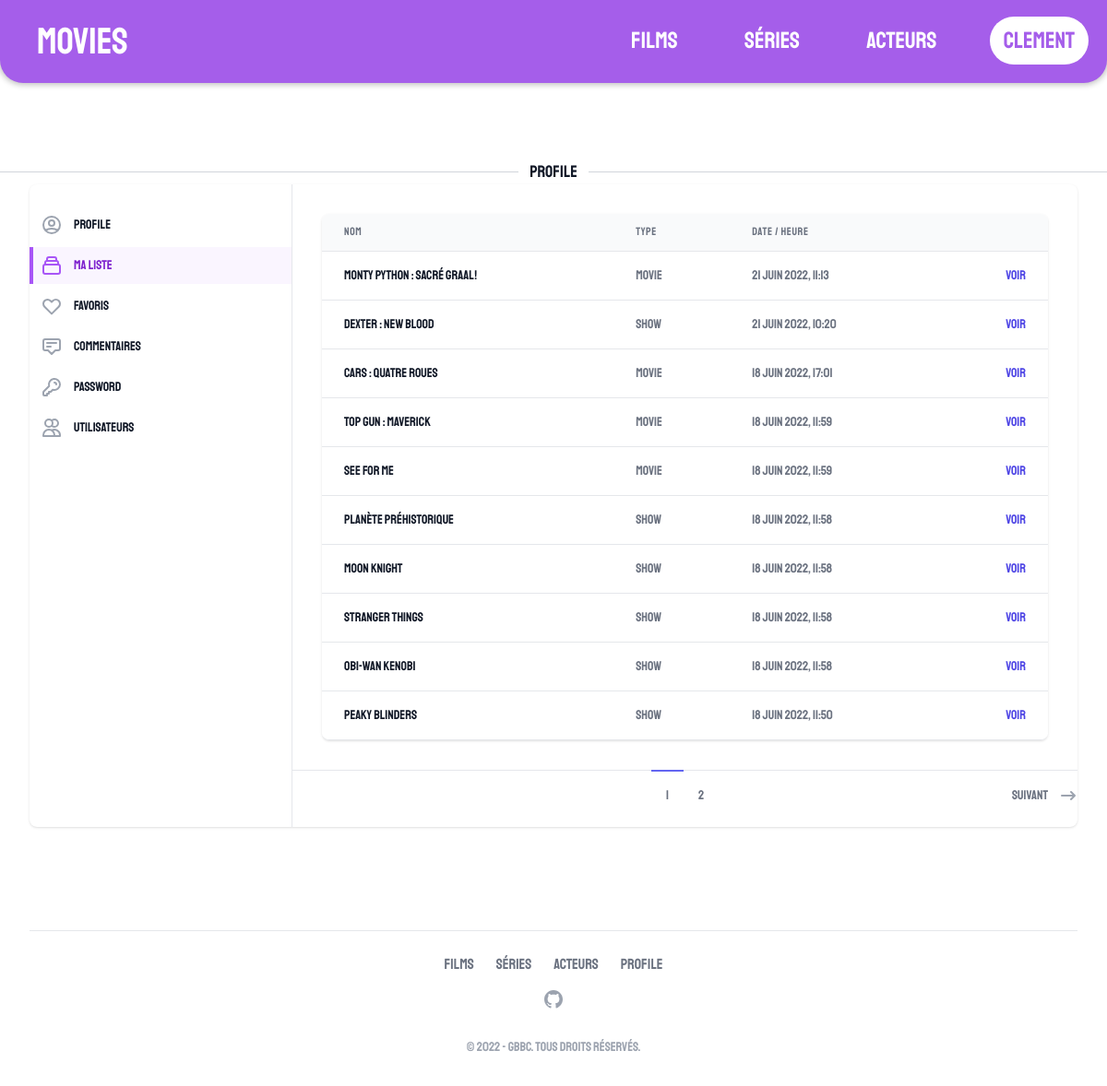
Screenshot of /dashboard/watchlist/ (signed in) with the database file from the repository.
### management/models.py (models this page shows, shortened)
class Watched(models.Model):
    user = models.ForeignKey(User, on_delete=models.CASCADE)
    name = models.CharField(max_length=200)
    media_id = models.IntegerField()
    media_type = models.CharField(max_length=5,choices=MediaType.choices,default=MediaType.Movie)
    pub_date = models.DateTimeField('date published',auto_now=True)
    class Meta:
        verbose_name = "Visionnage"
        verbose_name_plural = "Visionnés"

### management/views.py (the view)
class WatchlistPageView(ListView):
    template_name = TEMPLATE_BASE + 'account/watchlist.html'
    context_object_name = 'watched'
    paginate_by = 10
    def get_queryset(self):
        return Watched.objects.filter(user=self.request.user).order_by('-pub_date')

### templates/pages/management/account/watchlist.html (shortened to what this page needs)
{% extends './account.html' %}
{% block management %}
<div class="flex flex-col p-8">
    <div class="-my-2 overflow-x-auto sm:-mx-6 lg:-mx-8">
        <div class="py-2 align-middle inline-block min-w-full sm:px-6 lg:px-8">
            <div class="shadow overflow-hidden border-b border-gray-200 sm:rounded-lg">
                <table class="min-w-full divide-y divide-gray-200">
                    <thead class="bg-gray-50">
                        <tr>
                            <th scope="col"
                                class="px-6 py-3 text-left text-xs font-medium text-gray-500 uppercase tracking-wider">
                                Nom
                            </th>
                            <th scope="col"
                                class="px-6 py-3 text-left text-xs font-medium text-gray-500 uppercase tracking-wider">
                                Type
                            </th>
                            <th scope="col"
                                class="px-6 py-3 text-left text-xs font-medium text-gray-500 uppercase tracking-wider">
                                Date / Heure
                            </th>
                            <th scope="col" class="relative px-6 py-3">
                            </th>
                        </tr>
                    </thead>
                    <tbody class="bg-white divide-y divide-gray-200">
                        {% for media in watched %}
                        <tr>
                            <td class="px-6 py-4 whitespace-nowrap text-sm font-medium text-gray-900">
                                {{media.name}}
                            </td>
                            <td class="px-6 py-4 whitespace-nowrap text-sm text-gray-500">
                                {{media.media_type}}
                            </td>
                            <td class="px-6 py-4 whitespace-nowrap text-sm text-gray-500">
                                {{media.pub_date|date}}, {{media.pub_date|time}}
                            </td>
                            <td class="px-6 py-4 whitespace-nowrap text-right text-sm font-medium">
                                <a href="{% url media.media_type|add:'s'|add:':detail' media.media_id %}"
                                    class="text-indigo-600 hover:text-indigo-900">Voir</a>
                            </td>
                        </tr>
                        {% endfor %}
                    </tbody>
                </table>
            </div>
        </div>
        <div class="pt-6">
            {% include 'generic/pagination.html' %}
        </div>
    </div>
</div>
{% endblock %}

### templates/base/header.html
<div class="Menu">
    <span class="logo">Movies</span>
    <div>
        <a href="{% url 'movies:popular' %}"
            class="navTxt {% if request.resolver_match.app_name == 'movies' %}navTxtActive{%endif%}">Films</a>
        {% url 'shows:popular' as url %}
        <a href="{% url 'shows:popular' %}"
            class="navTxt {% if request.resolver_match.app_name == 'shows' %}navTxtActive{%endif%}">Séries</a>
        {% url 'actors:popular' as url %}
        <a href="{% url 'actors:popular' %}"
            class="navTxt {% if request.resolver_match.app_name == 'actors' %}navTxtActive{%endif%}">Acteurs</a>
        {% if user.is_authenticated %}
        <a href="{% url 'management:account' %}" class="navBtn">{{user.username}}</a>
        {% else %}
        <a href="{% url 'management:login' %}" class="navBtn">Connexion</a>
        {% endif %}
    </div>
</div>

### rows the page displays
Watched: name "Monty Python : Sacré Graal !", media_type "movie", pub_date "21 juin 2022", pub_date "11:13"
Watched: name "Dexter : New Blood", media_type "show", pub_date "21 juin 2022", pub_date "10:20"
Watched: name "Cars : Quatre roues", media_type "movie", pub_date "18 juin 2022", pub_date "17:01"
Watched: name "Top Gun : Maverick", media_type "movie", pub_date "18 juin 2022", pub_date "11:59"
Watched: name "See for Me", media_type "movie", pub_date "18 juin 2022", pub_date "11:59"
Watched: name "Planète Préhistorique", media_type "show", pub_date "18 juin 2022", pub_date "11:58"
Watched: name "Moon Knight", media_type "show", pub_date "18 juin 2022", pub_date "11:58"
Watched: name "Stranger Things", media_type "show", pub_date "18 juin 2022", pub_date "11:58"
Watched: name "Obi-Wan Kenobi", media_type "show", pub_date "18 juin 2022", pub_date "11:58"
Watched: name "Peaky Blinders", media_type "show", pub_date "18 juin 2022", pub_date "11:50"

### other values shown
{{ user.username }} "clement"
{{ title }} "Profile"
{{ page }} "1"
{{ page }} "2"
